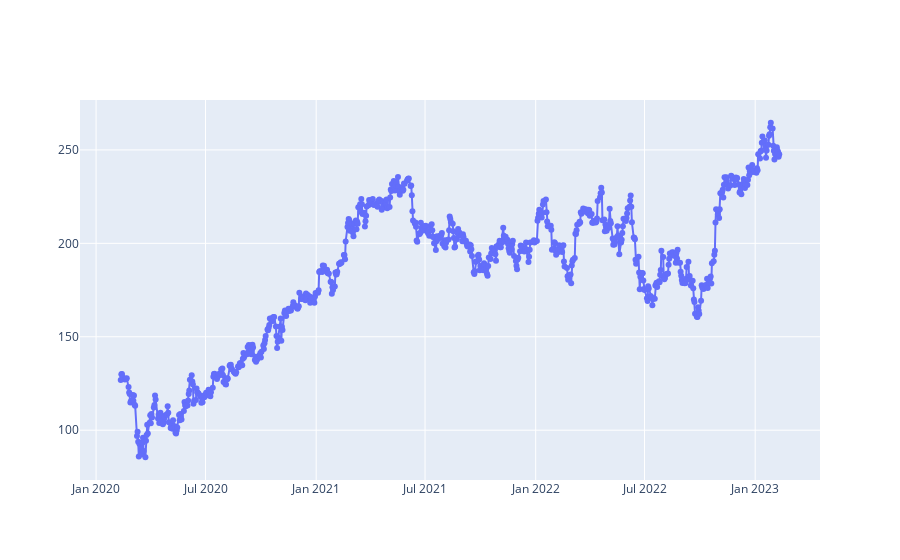

Write notebook code for a chart like this one.
### Code cell
import plotly.graph_objects as go

fig = go.Figure(data=go.Scatter(x=hist.index,y=hist['Close'], mode='lines+markers'))
fig.show()

### Figure 1 — Plotly figure (JSON) as saved in the notebook; plotly's stock layout.template omitted (floating-point values rounded to 4 significant figures; data arrays with more than 128 entries replaced by an {"elided": "..."} marker saying what was removed)
{"data": [{"mode": "lines+markers", "type": "scatter", "x": {"elided": "757 str values"}, "y": {"elided": "757 float values"}}], "layout": {}}
